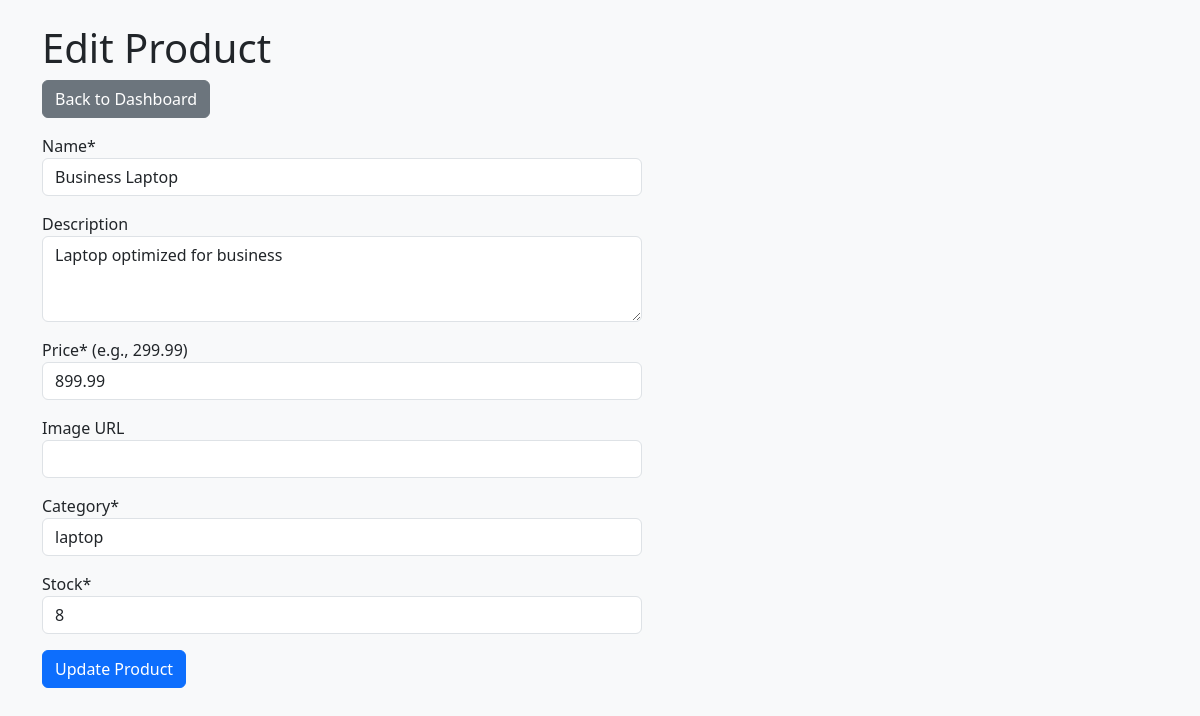
Screenshot of /admin/edit_product.php?id=8 (signed in) with the database file from the repository.
### tables this page shows
CREATE TABLE `products` (
  `id` int(11) NOT NULL,
  `name` varchar(255) NOT NULL,
  `description` text DEFAULT NULL,
  `price` decimal(10,2) NOT NULL DEFAULT 0.00,
  `image` varchar(255) NOT NULL,
  `image_url` varchar(255) DEFAULT NULL,
  `category` varchar(100) DEFAULT NULL,
  `stock` int(11) NOT NULL DEFAULT 0
);

### admin/edit_product.php (the view, shortened to what this page needs)
<?php
require 'includes/db.php';
$product_id = (int)$_GET['id'];
$stmt = $pdo->prepare("SELECT * FROM products WHERE id = ?");
$stmt->execute([$product_id]);
$product = $stmt->fetch();
?>
<!DOCTYPE html>
<html>
<head>
    <link href="../css/style.css" rel="stylesheet">
</head>
<body class="bg-light">
<div class="container py-4">
    <h1>Edit Product</h1>
    <a href="dashboard.php" class="btn btn-secondary mb-3">Back to Dashboard</a>
    <form method="POST" style="max-width:600px;">
        <div class="mb-3">
            <label>Name*</label>
            <input type="text" name="name" required class="form-control" value="<?= htmlspecialchars($product['name']) ?>">
        </div>
        <div class="mb-3">
            <label>Description</label>
            <textarea name="description" class="form-control" rows="3"><?= htmlspecialchars($product['description']) ?></textarea>
        </div>
        <div class="mb-3">
            <label>Price* (e.g., 299.99)</label>
            <input type="number" name="price" step="0.01" min="0" required class="form-control" value="<?= $product['price'] ?>">
        </div>
        <div class="mb-3">
            <label>Image URL</label>
            <input type="text" name="image_url" class="form-control" value="<?= htmlspecialchars($product['image_url']) ?>">
        </div>
        <div class="mb-3">
            <label>Category*</label>
            <input type="text" name="category" required class="form-control" value="<?= htmlspecialchars($product['category']) ?>">
        </div>
        <div class="mb-3">
            <label>Stock*</label>
            <input type="number" name="stock" min="0" required class="form-control" value="<?= $product['stock'] ?>">
        </div>
        <button type="submit" class="btn btn-primary">Update Product</button>
    </form>
</div>
</body>
</html>

### rows the page displays
products: name "Business Laptop", description "Laptop optimized for business", price "899.99", category "laptop", stock "8"
